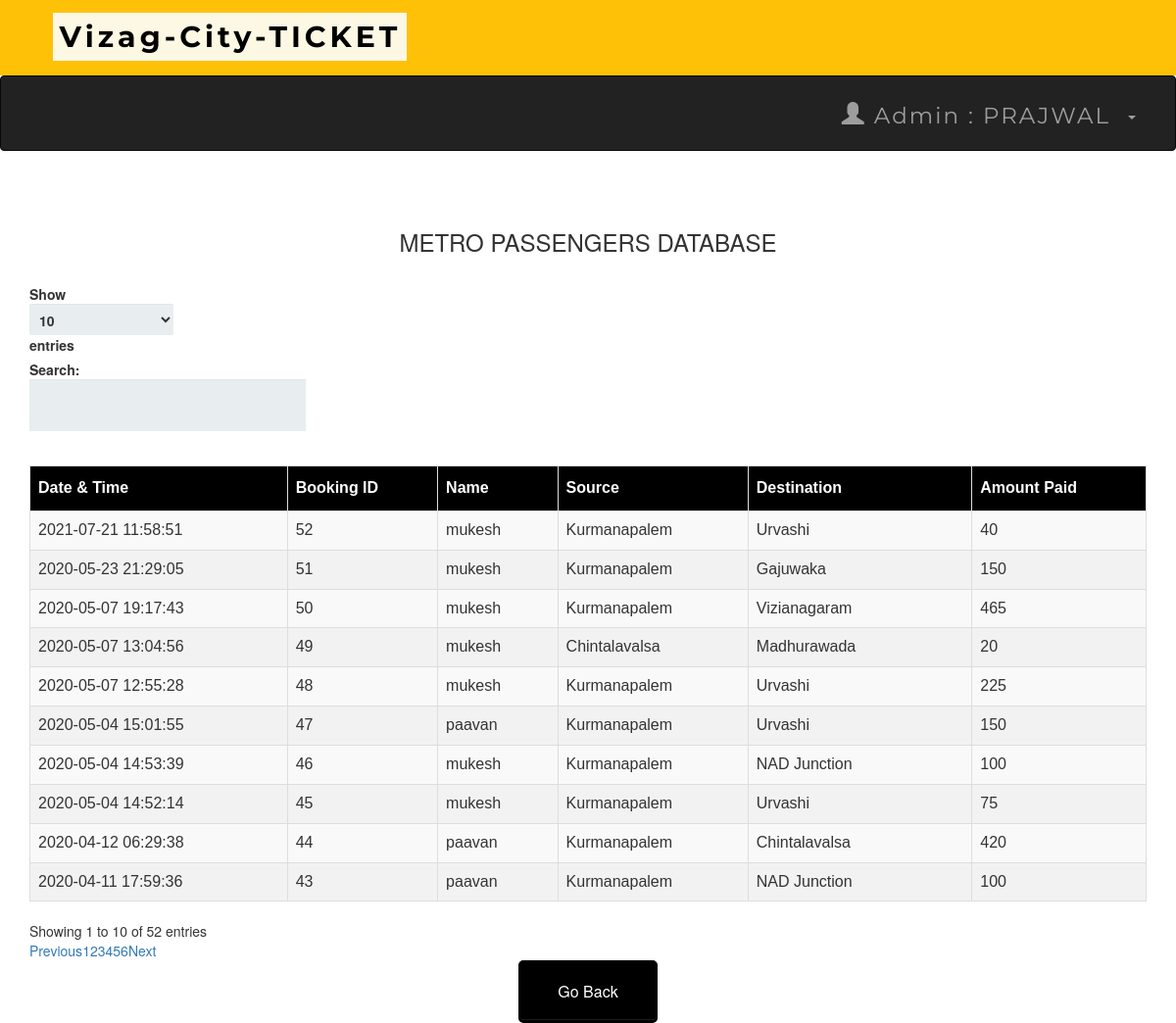
Screenshot of /admintraindb.php (signed in) with the database file from the repository.
### tables this page shows
CREATE TABLE `transactions` (
  `T_No.` int(10) NOT NULL,
  `email` varchar(50) NOT NULL,
  `source` varchar(50) NOT NULL,
  `dest` varchar(50) NOT NULL,
  `Name` varchar(50) NOT NULL,
  `Class` varchar(25) NOT NULL,
  `Type` varchar(25) NOT NULL,
  `NoOfpass` int(11) NOT NULL,
  `card_no` int(25) NOT NULL,
  `expmonth` int(2) NOT NULL,
  `expyear` int(2) NOT NULL,
  `cvv` int(3) NOT NULL,
  `pin` int(4) NOT NULL,
  `Date` datetime NOT NULL DEFAULT current_timestamp(),
  `Amt` int(10) NOT NULL,
  `Route` varchar(25) NOT NULL
);

### admintraindb.php (the view, shortened to what this page needs)
<?php
include 'connect.php' ;
include 'adminheader.php';
?>
 <!DOCTYPE html>
 <html>
 <link rel='stylesheet' href='index.css'>
      <head>
           <link rel="stylesheet" href="https://maxcdn.bootstrapcdn.com/bootstrap/3.3.6/css/bootstrap.min.css" />
           <link rel="stylesheet" href="https://cdn.datatables.net/1.10.12/css/dataTables.bootstrap.min.css" />
      </head>
      <body>
           <br /><br />
           <div class="container">
                <h3 align="center">METRO PASSENGERS DATABASE</h3>
                <br />
                <div class="table-responsive">
                     <table id="data" class="table table-striped table-bordered">
                          <thead>
                               <tr>
                                    <th> Date & Time</th>
                                    <th> Booking ID  </th>
                                    <th> Name </th>
                                    <th> Source </th>
                                    <th> Destination </th>
                                    <th> Amount Paid</th>
                               </tr>
                          </thead>
                          <tbody>
  <?php
   $result = mysqli_query($connect , "select * From transactions");
  while ($row = mysqli_fetch_assoc($result)):
  ?>
  <tr>
    <td><?php echo $row['Date']; ?></td>
    <td><?php echo $row['T_No.']; ?></td>
    <td><?php echo $row['Name']; ?></td>
    <td><?php echo $row['source']; ?></td>
    <td><?php echo $row['dest']; ?></td>
    <td><?php echo $row['Amt']; ?></td>
    </tr>
  <?php endwhile; ?>
</tbody>
                     </table>
                </div>
           </div>
      </body>
 </html>
<table align='center'>
<tr>
  <td><a href='admin.php'><button style="background-color: black ; border-color:black "  ><span style="color:white">Go Back </span> </button></a></td>
 </tr>

### index.css (style rules this page uses)
*, *:before, *:after { -moz-box-sizing: border-box; -webkit-box-sizing: border-box; box-sizing: border-box; }
a { text-decoration:none; }
td { text-align: center; }
button { padding: 19px 39px 18px 39px; color: #FFF; background-color: #a8db34; font-size: 18px; text-align: center; font-style: normal; border-radius: 5px; width: 100%; border: 1px solid #71db34; border-width: 1px 1px 3px; box-shadow: 0 -1px 0 rgba(255,255,255,0.1) inset; margin-bottom: 10px; }

### admintraindb.php (style rules this page uses)
table#data { font-size:16px; font-family: "Trebuchet MS", Arial, Helvetica, sans-serif; border-collapse: collapse; border-spacing: 0; width: 100%; }
#data td, #data th { border: 1px solid #ddd; text-align: left; padding: 8px; }
#data tr:nth-child(even) { background-color: #f2f2f2 }
#data th { padding-top: 11px; padding-bottom: 11px; background-color: black; color: white; }

### rows the page displays
transactions: Date "2020-04-11 17:59:36", value "43", Name "paavan", source "Kurmanapalem", dest "NAD Junction", Amt "100"
transactions: Date "2020-04-12 06:29:38", value "44", Name "paavan", source "Kurmanapalem", dest "Chintalavalsa", Amt "420"
transactions: Date "2020-05-04 14:52:14", value "45", Name "mukesh", source "Kurmanapalem", dest "Urvashi", Amt "75"
transactions: Date "2020-05-04 14:53:39", value "46", Name "mukesh", source "Kurmanapalem", dest "NAD Junction", Amt "100"
transactions: Date "2020-05-04 15:01:55", value "47", Name "paavan", source "Kurmanapalem", dest "Urvashi", Amt "150"
transactions: Date "2020-05-07 12:55:28", value "48", Name "mukesh", source "Kurmanapalem", dest "Urvashi", Amt "225"
transactions: Date "2020-05-07 13:04:56", value "49", Name "mukesh", source "Chintalavalsa", dest "Madhurawada", Amt "20"
transactions: Date "2020-05-07 19:17:43", value "50", Name "mukesh", source "Kurmanapalem", dest "Vizianagaram", Amt "465"
transactions: Date "2020-05-23 21:29:05", value "51", Name "mukesh", source "Kurmanapalem", dest "Gajuwaka", Amt "150"
transactions: Date "2021-07-21 11:58:51", value "52", Name "mukesh", source "Kurmanapalem", dest "Urvashi", Amt "40"

### other values shown
$_SESSION['name'] "PRAJWAL"
